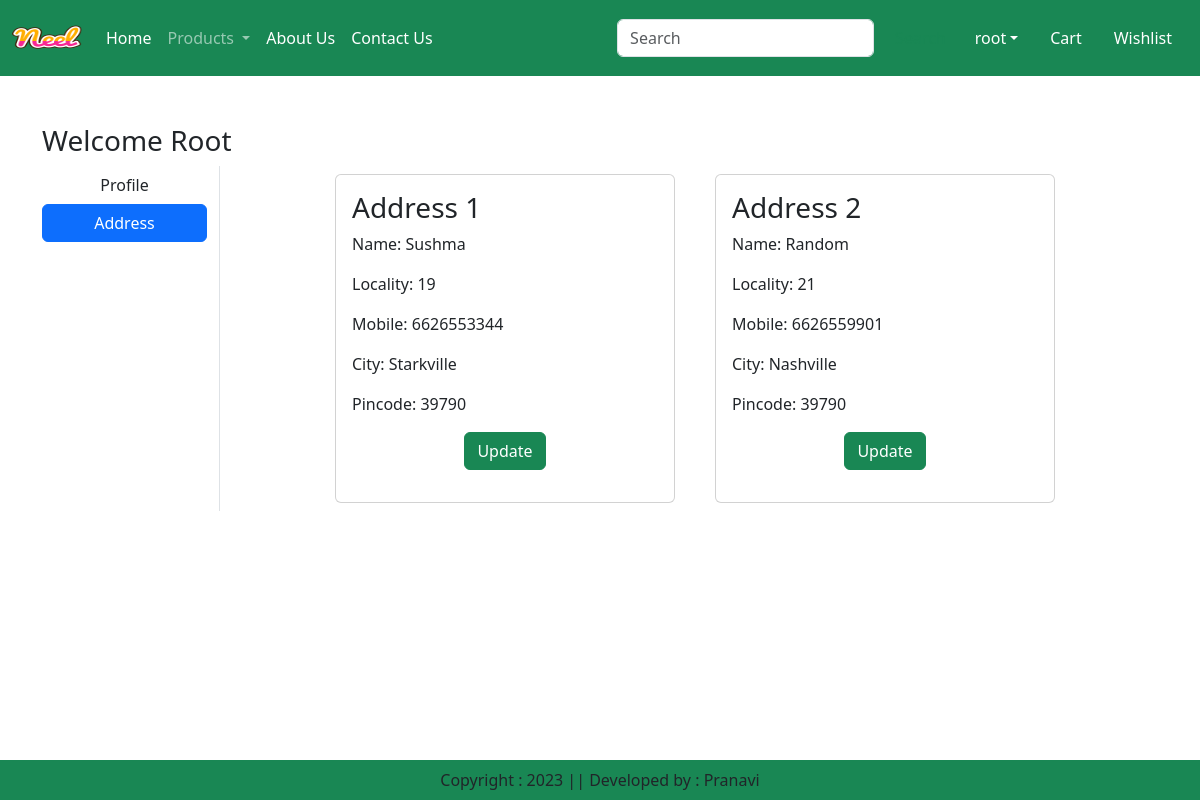
The page /address/ (signed in) on the database its author committed.
### app/models.py (models this page shows, shortened)
class Customer(models.Model):
    user=models.ForeignKey(User, on_delete=models.CASCADE)
    name=models.CharField(max_length=200)
    locality=models.CharField(max_length=200)
    city=models.CharField(max_length=50)
    mobile=models.IntegerField(default=0)
    zipcode=models.IntegerField()

### app/views.py (the view)
# urls.py: path("address/", views.address, name="address"),
def address(request):
    add = Customer.objects.filter(user=request.user)
    return render(request, 'app/address.html', locals())

### app/templates/app/address.html (shortened to what this page needs)
{% extends 'app/base.html' %}
{% load static %}
{% block main-content %}
<div class="container my-5">
    <div class="row">
        <h3>Welcome <span class="text-capitalize">{{request.user}}</span></h3>
        <div class="col-sm-2 border-end">
            <ul class="list-unstyled">
                <li class="d-grid"><a href="{% url 'profile' %}" class="btn ">Profile</a></li>
                <li class="d-grid"><a href="{% url 'address' %}" class="btn btn-primary">Address</a></li>
            </ul>
        </div>
        <div class="col-sm-8 offset-sm-1">
            <div class="row">
                {% for ad in add %}
                <div class="col-sm-6">
                    <div class="card m-2">
                        <div class="card-body">
                            <h3>Address {{forloop.counter}}</h3>
                            <p>Name: {{ad.name}}</p>
                            <p>Locality: {{ad.locality}}</p>
                            <p>Mobile: {{ad.mobile}}</p>
                            <p>City: {{ad.city}}</p>
                            <p>Pincode: {{ad.zipcode}}</p>
                            <p class="text-center"><a href="{% url 'updateAddress' pk=ad.id %}" type="button" class="btn btn-success">Update</a></p>
                        </div>
                    </div>
                </div>
                {% endfor %}
            </div>
        </div>
    </div>
</div>
{% endblock main-content %}

### app/templates/app/base.html (shortened to what this page needs)
<!DOCTYPE html>
{% load static %}
<html lang="en">
<head>
    <link href="https://cdn.jsdelivr.net/npm/bootstrap@5.3.0-alpha3/dist/css/bootstrap.min.css" rel="stylesheet">
    <link rel ="stylesheet" href = "{% static 'app/css/owl.carousel.min.css' %}" />
    <link rel ="stylesheet" href = "{% static 'app/css/all.min.css' %}" />
    <link rel ="stylesheet" href = "{% static 'app/css/style.css' %}" />
</head>
<body>
    <nav class="navbar navbar-expand-lg navbar-dark bg-success">
        <div class="container-fluid">
          <a class="navbar-brand" href="#">
            <img src="{% static "app/images/neel.png" %}" width="70" height="50"/>
          </a>
          <div class="collapse navbar-collapse" id="navbarSupportedContent">
            <ul class="navbar-nav me-auto mb-2 mb-lg-0">
              {% if request.user.is_authenticated %}
              <li class="nav-item">
                <a class="nav-link active" aria-current="page" href="/">Home</a>
              </li>
              <li class="nav-item dropdown">
                <a class="nav-link dropdown-toggle" href="#" role="button" data-bs-toggle="dropdown" aria-expanded="false">
                  Products
                </a>
              </li>
              <li class="nav-item">
                <a class="nav-link text-white" href="{% url 'about' %}">About Us</a>
              </li>
              <li class="nav-item">
                <a class="nav-link text-white" href="{% url 'contact' %}">Contact Us</a>
              </li>
            </ul>
            <form class="d-flex" role="search">
              <input class="form-control me-2" type="search" placeholder="Search" aria-label="Search">
              <button class="btn btn-outline-success" type="submit">Search</button>
            </form>
          </div>
          <ul class="navbar-nav me-auto mb-2 mb-lg-0">
            <li class="nav-item dropdown mx-2">
                <a class="nav-link dropdown-toggle text-white" href="#" id="profileDropdown" role="button" data-bs-toggle="dropdown" aria-expanded="false">{{user}}</a>
            </li>
            <li class="nav-item mx-2">
                <a href="{% url 'showcart' %}" class="nav-link text-white"> Cart </a>
            </li>
            <li class="nav-item mx-2">
                <a href="#" class="nav-link text-white"> Wishlist </a>
            </li>
            {% endif %}
          </ul>
        </div>
      </nav>
      {% block main-content %}{% endblock main-content %}
      <footer class="container-fluid fixed-bottom bg-success text-center p-2 mt-5">
        Copyright : 2023 || Developed by : Pranavi
      </footer>
</body>
</html>

### rows shown on the page
Customer: name "Sushma", locality "19", mobile "6626553344", city "Starkville", zipcode "39790"
Customer: name "Random", locality "21", mobile "6626559901", city "Nashville", zipcode "39790"

### other values the page prints
{{ user }} "root"
{{ request.user }} "Root"
